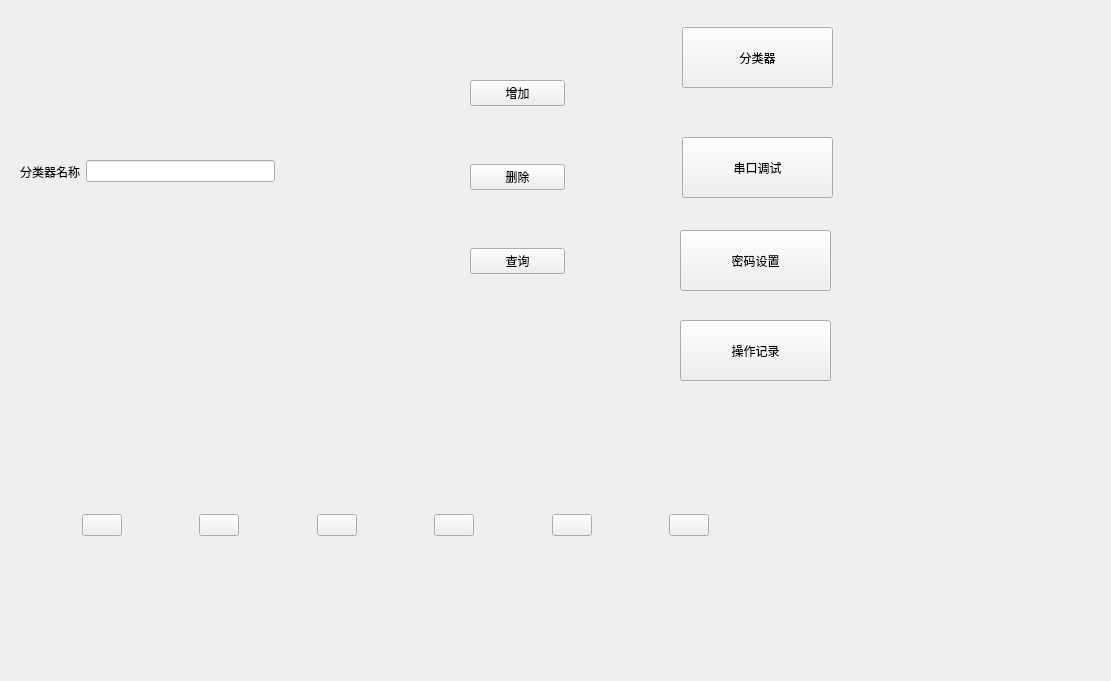
<?xml version="1.0" encoding="UTF-8"?>
<ui version="4.0">
 <class>Set</class>
 <widget class="QWidget" name="Set">
  <property name="geometry">
   <rect>
    <x>0</x>
    <y>0</y>
    <width>1111</width>
    <height>681</height>
   </rect>
  </property>
  <property name="windowTitle">
   <string>Form</string>
  </property>
  <widget class="QPushButton" name="button1">
   <property name="geometry">
    <rect>
     <x>682</x>
     <y>27</y>
     <width>151</width>
     <height>61</height>
    </rect>
   </property>
   <property name="text">
    <string>分类器</string>
   </property>
  </widget>
  <widget class="QPushButton" name="button2">
   <property name="geometry">
    <rect>
     <x>682</x>
     <y>137</y>
     <width>151</width>
     <height>61</height>
    </rect>
   </property>
   <property name="text">
    <string>串口调试</string>
   </property>
  </widget>
  <widget class="QPushButton" name="button3">
   <property name="geometry">
    <rect>
     <x>680</x>
     <y>230</y>
     <width>151</width>
     <height>61</height>
    </rect>
   </property>
   <property name="text">
    <string>密码设置</string>
   </property>
  </widget>
  <widget class="QPushButton" name="button4">
   <property name="geometry">
    <rect>
     <x>680</x>
     <y>320</y>
     <width>151</width>
     <height>61</height>
    </rect>
   </property>
   <property name="text">
    <string>操作记录</string>
   </property>
  </widget>
  <widget class="QWidget" name="layoutWidget_2">
   <property name="geometry">
    <rect>
     <x>10</x>
     <y>470</y>
     <width>771</width>
     <height>111</height>
    </rect>
   </property>
   <layout class="QHBoxLayout" name="horizontalLayout_2">
    <item>
     <spacer name="horizontalSpacer_2">
      <property name="orientation">
       <enum>Qt::Horizontal</enum>
      </property>
      <property name="sizeHint" stdset="0">
       <size>
        <width>40</width>
        <height>20</height>
       </size>
      </property>
     </spacer>
    </item>
    <item>
     <widget class="QPushButton" name="buttonhead">
      <property name="text">
       <string/>
      </property>
     </widget>
    </item>
    <item>
     <spacer name="horizontalSpacer_3">
      <property name="orientation">
       <enum>Qt::Horizontal</enum>
      </property>
      <property name="sizeHint" stdset="0">
       <size>
        <width>40</width>
        <height>20</height>
       </size>
      </property>
     </spacer>
    </item>
    <item>
     <widget class="QPushButton" name="buttonset">
      <property name="text">
       <string/>
      </property>
     </widget>
    </item>
    <item>
     <spacer name="horizontalSpacer_4">
      <property name="orientation">
       <enum>Qt::Horizontal</enum>
      </property>
      <property name="sizeHint" stdset="0">
       <size>
        <width>40</width>
        <height>20</height>
       </size>
      </property>
     </spacer>
    </item>
    <item>
     <widget class="QPushButton" name="buttonread">
      <property name="text">
       <string/>
      </property>
     </widget>
    </item>
    <item>
     <spacer name="horizontalSpacer_5">
      <property name="orientation">
       <enum>Qt::Horizontal</enum>
      </property>
      <property name="sizeHint" stdset="0">
       <size>
        <width>40</width>
        <height>20</height>
       </size>
      </property>
     </spacer>
    </item>
    <item>
     <widget class="QPushButton" name="buttonget">
      <property name="text">
       <string/>
      </property>
     </widget>
    </item>
    <item>
     <spacer name="horizontalSpacer_6">
      <property name="orientation">
       <enum>Qt::Horizontal</enum>
      </property>
      <property name="sizeHint" stdset="0">
       <size>
        <width>40</width>
        <height>20</height>
       </size>
      </property>
     </spacer>
    </item>
    <item>
     <widget class="QPushButton" name="buttonword">
      <property name="text">
       <string/>
      </property>
     </widget>
    </item>
    <item>
     <spacer name="horizontalSpacer_7">
      <property name="orientation">
       <enum>Qt::Horizontal</enum>
      </property>
      <property name="sizeHint" stdset="0">
       <size>
        <width>40</width>
        <height>20</height>
       </size>
      </property>
     </spacer>
    </item>
    <item>
     <widget class="QPushButton" name="buttonquit">
      <property name="text">
       <string/>
      </property>
     </widget>
    </item>
    <item>
     <spacer name="horizontalSpacer_8">
      <property name="orientation">
       <enum>Qt::Horizontal</enum>
      </property>
      <property name="sizeHint" stdset="0">
       <size>
        <width>40</width>
        <height>20</height>
       </size>
      </property>
     </spacer>
    </item>
   </layout>
  </widget>
  <widget class="QLabel" name="label1">
   <property name="geometry">
    <rect>
     <x>10</x>
     <y>10</y>
     <width>251</width>
     <height>61</height>
    </rect>
   </property>
   <property name="text">
    <string/>
   </property>
  </widget>
  <widget class="QLabel" name="label2">
   <property name="geometry">
    <rect>
     <x>10</x>
     <y>60</y>
     <width>221</width>
     <height>61</height>
    </rect>
   </property>
   <property name="text">
    <string/>
   </property>
  </widget>
  <widget class="QWidget" name="layoutWidget">
   <property name="geometry">
    <rect>
     <x>470</x>
     <y>80</y>
     <width>95</width>
     <height>194</height>
    </rect>
   </property>
   <layout class="QVBoxLayout" name="verticalLayout">
    <item>
     <widget class="QPushButton" name="buttonadd">
      <property name="text">
       <string>增加</string>
      </property>
     </widget>
    </item>
    <item>
     <spacer name="verticalSpacer">
      <property name="orientation">
       <enum>Qt::Vertical</enum>
      </property>
      <property name="sizeHint" stdset="0">
       <size>
        <width>20</width>
        <height>40</height>
       </size>
      </property>
     </spacer>
    </item>
    <item>
     <widget class="QPushButton" name="buttondelete">
      <property name="text">
       <string>删除</string>
      </property>
     </widget>
    </item>
    <item>
     <spacer name="verticalSpacer_2">
      <property name="orientation">
       <enum>Qt::Vertical</enum>
      </property>
      <property name="sizeHint" stdset="0">
       <size>
        <width>20</width>
        <height>40</height>
       </size>
      </property>
     </spacer>
    </item>
    <item>
     <widget class="QPushButton" name="buttonfind">
      <property name="text">
       <string>查询</string>
      </property>
     </widget>
    </item>
   </layout>
  </widget>
  <widget class="QWidget" name="layoutWidget">
   <property name="geometry">
    <rect>
     <x>20</x>
     <y>160</y>
     <width>255</width>
     <height>23</height>
    </rect>
   </property>
   <layout class="QHBoxLayout" name="horizontalLayout">
    <item>
     <widget class="QLabel" name="label">
      <property name="text">
       <string>分类器名称</string>
      </property>
     </widget>
    </item>
    <item>
     <widget class="QLineEdit" name="linefenlei"/>
    </item>
   </layout>
  </widget>
 </widget>
 <resources/>
 <connections/>
</ui>
